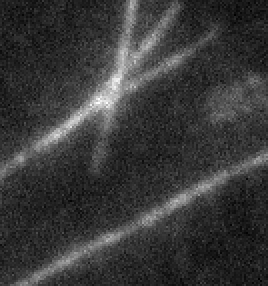
%> input picture matlab code for location/dip/image_viewer/syl.tif, 134 x 143 px (shown 2 times larger)
$ octave --eval "result = detect_blob(imread('../image_viewer/syl.tif'));"   (GNU Octave 9; MATLAB toolbox functions it lacks are replaced by stand-ins)
%> lines starting %> are read from the running program, lines starting %| are printed output that depends on the picture; in (x1, y1, x2, y2) boxes, pixels count from 0 and x2, y2 are one past the last pixel; in counts of white or black regions, pixels touching at a corner belong together; the program's own positions count from 1
### matlab code for location/dip/bg_subtract.m
function out = bg_subtract(in, r)
%% BG_SUBTRACT subtracts the background from the input image.
% It calculates a mean value of a 2D region centered at the current
% position and subtracts it from the value of the current position.

% Input:
% in: input image, m x n x k
% r: radius of the mask used to calculate the mean value to
%    be subtracted
% Output:
% out: output image

[m,n,k] = size(in);
out = in;

f = fspecial('disk',r);
for i = 1:k
    img = imfilter(in(:,:,i),f,'replicate');
    out(:,:,i) = in(:,:,i)-img;
end


end

### matlab code for location/dip/filters/filter_gauss_2d.m
function out = filter_gauss_2d(in, sigma, kernel_size)
%% FILTER_GAUSS_2D applies a gaussian filter to an image
% - Output:
%     out: filtered image
% - Input:
%     in: 2D monochrome image
%     sigma: sigma of the gaussian filter
%     kernel_size: size of the gaussian kernel (default: 6*sigma)

% Adapted from Gonzalo Vaca-Castano's tutorial slide

if nargin < 2
    sigma = 1;
end
if nargin < 3
    kernel_size = 6*sigma;
end

r = floor(kernel_size/2); % radius
x = [-r:r];
g = exp(-x.^2/(2*sigma^2))/(sigma*sqrt(2*pi)); % filter

[M,N,L] = size(in);
out = zeros(M,N,L);
in = double(in);
for i = 1:L
    temp = conv2(in(:,:,i), g, 'same');
    out(:,:,i) = conv2(temp, g', 'same');
end

end

### matlab code for location/dip/filters/detect_blob.m
function [x,y,r,I] = detect_blob(img,varargin)
%% DETECT_BLOG localizes the bright blobs
% The results of the localization can be used to
% correct the chromatic aberration.
%
% Input:
% img: fluorescence image, black background
%
% Optional Input:
% BG_RADIUS = 10; radius of rolling ball
% LEVEL = 8; % multi-scale filtering levels
% R0 = 0.5; % initial radius
% LIN_LOG = 'lin'; % linear steps
% STEP = 1; % step between linear scales
% STEP = sqrt(2); % step between log scales
% COUNT = 20; % the count of strongest points
% FACTOR = 3; % the std level
%
% Output:
% x,y: centers of the beads
% r: radius
% I: LoG response at [x,y]
%
% Example:
% est_num_np = 10000;
% thres = 1 - est_num_np/prod(size(img));
% [x2,y2,r2,I2] = detect_blob(img,'step',0.5,'count',100);
%
% Note:
% It works just like Frangi filter
%
% Performance:
% for double image 1024x1024, it takes 0.6 seconds
%
% See Also:
% localize_beads
%
% Default Params:
    BG_RADIUS = 10; % radius of rolling ball
    LEVEL = 8; % multi-scale filtering levels
    R0 = 0.5; % initial radius
    LIN_LOG = 'lin'; % linear steps
    STEP = 1; % step between linear scales
    % STEP = sqrt(2); % step between log scales
    COUNT = 20; % count of strongest point
    FACTOR = 3; % mean + std*factor

    if nargin > 1
        ii = 1;
        while ii <= numel(varargin)
            arg1 = varargin{ii};
            if ~ischar(arg1)
                error('unknown arg');
                return;
            end
            if strcmp(upper(arg1),'BG_RADIUS')
                BG_RADIUS = varargin{ii+1};
                ii = ii + 2;
            elseif strcmp(upper(arg1),'LEVEL')
                LEVEL = varargin{ii+1};
                ii = ii + 2;
            elseif strcmp(upper(arg1),'R0')
                R0 = varargin{ii+1};
                ii = ii + 2;
            elseif strcmp(upper(arg1),'LIN')
                LIN_LOG = 'lin';
                ii = ii + 1;
            elseif strcmp(upper(arg1),'LOG')
                LIN_LOG = 'log';
                if STEP < 1
                    warning('log step should be > 1');
                end
                ii = ii + 1;
            elseif strcmp(upper(arg1),'STEP')
                STEP = varargin{ii+1};
                if strcmp(LIN_LOG,'log') && STEP < 1
                    warning('log step should be > 1');
                end
                ii = ii + 2;
            elseif strcmp(upper(arg1),'COUNT')
                COUNT = varargin{ii+1};
                if COUNT < 1
                    warning('count of points should >= 1');
                    COUNT = 20;
                end
                ii = ii + 2;
            elseif strcmp(upper(arg1),'FACTOR')
                FACTOR = varargin{ii+1};
                ii = ii + 2;
            end
        end
    end

    if strcmp(LIN_LOG,'lin')
        % linear
        radius = (R0 + (0:(LEVEL-1)) .* STEP)';
    elseif strcmp(LIN_LOG,'log')
        % logarithmic
        radius = (R0 * STEP.^(0:(LEVEL-1)))';
    else
        error('weird');
        return;
    end

    [img_h,img_w] = size(img);
    % preprocessing
    img = bg_subtract(img,BG_RADIUS);
    img2 = filter_gauss_2d(img,1);
    img_bin = img2>(mean(img2(:))+FACTOR*std(img2(:)));
    img_bin = bwareaopen(img_bin,round(pi*R0^2));
    %
    img_log = zeros(img_h,img_w,LEVEL);
    for ii = 1:LEVEL
        r = radius(ii);
        knl = fspecial('log',round(12*r),r);
        img_log(:,:,ii) = imfilter(img,knl)*r^2;
    end
    [img_out,img_level] = max(-img_log,[],3);
    img_out = img_out .* img_bin;

    %
    % candidates - extreme2
    [candidates,candidates_int] = extrema2(img_out);
    if numel(candidates) > COUNT
        candidates = candidates(1:COUNT);
        candidates_int = candidates_int(1:COUNT);
    end
    [candidates_y, candidates_x] = ind2sub([img_h,img_w], ...
                                           candidates_int);
    candidates_level = img_level(candidates_int);
    candidates_r = radius(candidates_level);
    %
    x = candidates_x;
    y = candidates_y;
    r = candidates_r;
    I = candidates_int;

    % [26 lines of commented-out code are left out]

end
%> in bg_subtract, out is the input picture: size 143x134 uint16; min 4558, max 26521, mean 9472
%> the loop in bg_subtract, `for i = 1:k` made 1 pass
%> pass 1, in bg_subtract, `img = imfilter(in(:,:,i),f,'replicate');`:
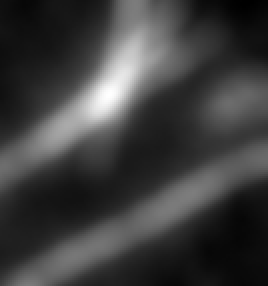
%> img: size 143x134 uint16 (shown 2 times larger); min 6677, max 18138, mean 9469.2; drawn with min black and max white
%> after the loop in bg_subtract, `for i = 1:k`:
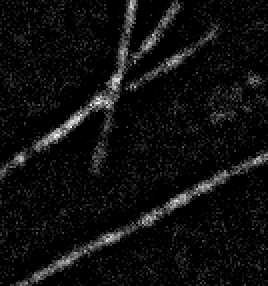
%> out: size 143x134 uint16 (shown 2 times larger); min 0, max 9439, mean 553; drawn with min black and max white
%> the loop in filter_gauss_2d, `for i = 1:L` made 1 pass
%> pass 1, in filter_gauss_2d, `temp = conv2(in(:,:,i), g, 'same');`:
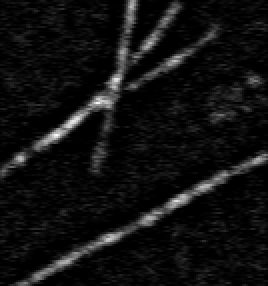
%> temp: size 143x134 double (shown 2 times larger); min 0, max 8274.8, mean 550.7; drawn with min black and max white
%> after the loop in filter_gauss_2d, `for i = 1:L`:
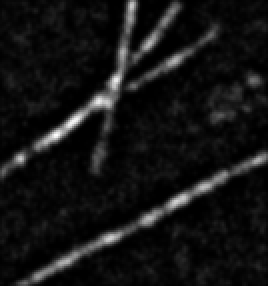
%> out: size 143x134 double (shown 2 times larger); min 0, max 7012.3, mean 548.5; drawn with min black and max white
%> in detect_blob, `img_bin = img2>(mean(img2(:))+FACTOR*std(img2(:)));`:
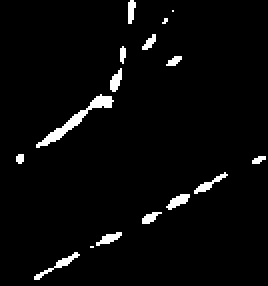
%> img_bin: size 143x134 logical (shown 2 times larger); 3.3% white; 16 white regions (5 under 20 px), largest, box (x1, y1, x2, y2) and area: (18, 47, 57, 74) 187, (17, 126, 40, 140) 63, (97, 86, 114, 97) 51
%> in detect_blob, `[img_out,img_level] = max(-img_log,[],3);`:
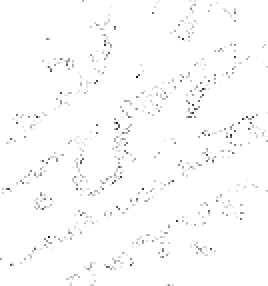
%> img_out: size 143x134 double (shown 2 times larger); min -56, max 0, mean -0.691; drawn with min black and max white
%> in detect_blob, `[img_out,img_level] = max(-img_log,[],3);`:
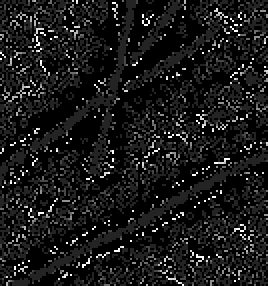
%> img_level: size 143x134 double (shown 2 times larger); min 1, max 8, mean 1.7; drawn with min black and max white
%> in detect_blob, `img_out = img_out .* img_bin;`: img_out: size 143x134 double; every value is 0
%> (the run ends here)
